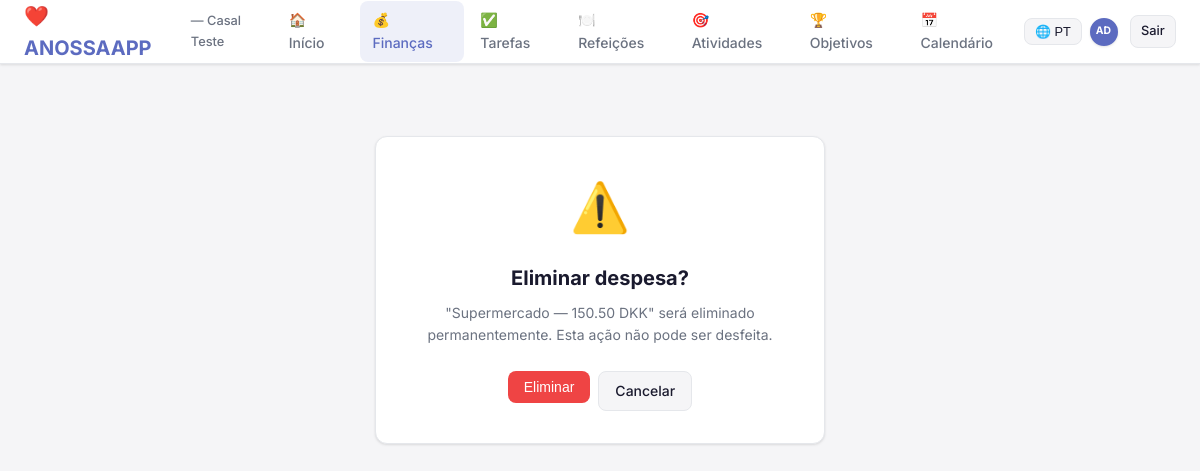
The page /financas/1/eliminar/ (signed in) on the database its author committed.
### core/models.py (models this page shows, shortened)
class Household(models.Model):
    nome = models.CharField(max_length=100)
    criado_em = models.DateTimeField(auto_now_add=True)
    token_convite = models.UUIDField(default=uuid.uuid4, unique=True)
    convite_ativo = models.BooleanField(default=True)
    moeda = models.CharField(max_length=10, default='DKK')
    class Meta:
        verbose_name = 'Household'
        verbose_name_plural = 'Households'
    def parceiro(self, user):
        return User.objects.filter(profile__household=self).exclude(pk=user.pk).select_related('profile').first()

class UserProfile(models.Model):
    user = models.OneToOneField(User, on_delete=models.CASCADE, related_name='profile')
    household = models.ForeignKey(Household, null=True, blank=True, on_delete=models.SET_NULL, related_name='profiles')
    avatar = models.ImageField(upload_to='avatars/', blank=True)
    cor_perfil = models.CharField(max_length=7, default='#5C6BC0')
    bio = models.CharField(max_length=200, blank=True)
    class Meta:
        verbose_name = 'Perfil'
        verbose_name_plural = 'Perfis'
    def nome_display(self):
        return self.user.get_full_name() or self.user.username
    def iniciais(self):
        nome = self.nome_display()
        partes = nome.split()
        if len(partes) >= 2:
            return f'{partes[0][0]}{partes[1][0]}'.upper()
        return nome[:2].upper()

### financas/models.py (models this page shows, shortened)
class Despesa(models.Model):
    household = models.ForeignKey(Household, on_delete=models.CASCADE, related_name='despesas')
    descricao = models.CharField(max_length=200)
    valor = models.DecimalField(max_digits=10, decimal_places=2)
    categoria = models.CharField(max_length=50, choices=CATEGORIAS, default='outro')
    data = models.DateField()
    pago_por = models.ForeignKey(User, on_delete=models.CASCADE, related_name='despesas_pagas')
    divisao = models.CharField(max_length=20, choices=DIVISAO_CHOICES, default='50_50')
    valor_pessoa_a = models.DecimalField(max_digits=10, decimal_places=2, default=0)
    valor_pessoa_b = models.DecimalField(max_digits=10, decimal_places=2, default=0)
    notas = models.TextField(blank=True)
    created_by = models.ForeignKey(User, on_delete=models.CASCADE, related_name='despesas_criadas')
    criado_em = models.DateTimeField(auto_now_add=True)
    class Meta:
        verbose_name = 'Despesa'
        verbose_name_plural = 'Despesas'
        ordering = ['-data', '-criado_em']
    def __str__(self):
        return f'{self.descricao} — {self.valor} {self.household.moeda}'

### financas/views.py (the view)
    def wrapper(request, *args, **kwargs):
        if not request.user.profile.household:
            messages.error(request, 'Precisas de pertencer a um casal primeiro.')
            return redirect('onboarding')
        return view_func(request, *args, **kwargs)

### core/context_processors.py (called while the page is built)
def household_context(request):
    if not request.user.is_authenticated:
        return {}
    try:
        profile = request.user.profile
        household = profile.household
        if not household:
            return {'household': None, 'parceiro': None}
        parceiro = household.parceiro(request.user)
        return {
            'household': household,
            'parceiro': parceiro,
        }
    except Exception:
        return {}

### financas/views.py (called while the page is built)
def household_required(view_func):
    def wrapper(request, *args, **kwargs):
        if not request.user.profile.household:
            messages.error(request, 'Precisas de pertencer a um casal primeiro.')
            return redirect('onboarding')
        return view_func(request, *args, **kwargs)
    wrapper.__name__ = view_func.__name__
    return login_required(wrapper)

@household_required
def eliminar_despesa(request, pk):
    household = request.user.profile.household
    despesa = get_object_or_404(Despesa, pk=pk, household=household)
    if request.method == 'POST':
        despesa.delete()
        messages.success(request, 'Despesa eliminada.')
        return redirect('lista_despesas')
    return render(request, 'financas/confirmar_eliminar.html', {'objeto': despesa, 'tipo': 'despesa'})

### templates/financas/confirmar_eliminar.html (shortened to what this page needs)
{% extends "base.html" %}
{% block conteudo %}
<div style="max-width: 450px; margin: 3rem auto;">
  <div class="card" style="text-align: center; padding: 2rem;">
    <div style="font-size: 3rem; margin-bottom: 1rem;">⚠️</div>
    <h2 style="font-size: 1.25rem; font-weight: 700; margin-bottom: 0.5rem;">Eliminar {{ tipo }}?</h2>
    <p class="text-suave text-sm" style="margin-bottom: 1.5rem;">
      "{{ objeto }}" será eliminado permanentemente. Esta ação não pode ser desfeita.
    </p>
    <div class="d-flex gap-1" style="justify-content: center;">
      <form method="post">
        <button type="submit" class="btn btn-perigo">Eliminar</button>
      </form>
      <a href="{% url 'lista_despesas' %}" class="btn btn-secundario">Cancelar</a>
    </div>
  </div>
</div>
{% endblock %}

### templates/base.html (shortened to what this page needs)
{% load i18n static %}
<!DOCTYPE html>
<html lang="{{ LANGUAGE_CODE }}">
<head>
  <link rel="stylesheet" href="{% static 'css/main.css' %}">
</head>
<body>
{% if user.is_authenticated %}
<nav class="navbar">
  <a href="{% url 'dashboard' %}" class="navbar-brand">
    ❤️ ANOSSAAPP
    {% if household %}
    <span class="household-nome">— {{ household.nome }}</span>
    {% endif %}
  </a>
  <ul class="navbar-nav desktop-nav">
    <li><a href="{% url 'dashboard' %}" class="nav-link {% if request.resolver_match.url_name == 'dashboard' %}ativo{% endif %}">🏠 {% trans "Início" %}</a></li>
    <li><a href="{% url 'lista_despesas' %}" class="nav-link {% if 'financas' in request.path %}ativo{% endif %}">💰 {% trans "Finanças" %}</a></li>
    <li><a href="{% url 'lista_tarefas' %}" class="nav-link {% if 'tarefas' in request.path %}ativo{% endif %}">✅ {% trans "Tarefas" %}</a></li>
    <li><a href="{% url 'planeamento' %}" class="nav-link {% if 'refeicoes' in request.path %}ativo{% endif %}">🍽️ {% trans "Refeições" %}</a></li>
    <li><a href="{% url 'lista_atividades' %}" class="nav-link {% if 'atividades' in request.path %}ativo{% endif %}">🎯 {% trans "Atividades" %}</a></li>
    <li><a href="{% url 'lista_objetivos' %}" class="nav-link {% if 'objetivos' in request.path %}ativo{% endif %}">🏆 {% trans "Objetivos" %}</a></li>
    <li><a href="{% url 'calendario' %}" class="nav-link {% if 'calendario' in request.path %}ativo{% endif %}">📅 {% trans "Calendário" %}</a></li>
  </ul>
  <div class="navbar-avatares">
    <div class="lang-switcher" style="position: relative;">
      <button class="btn btn-sm btn-secundario" onclick="document.getElementById('lang-menu').classList.toggle('open')" style="font-size: 0.8rem; padding: 0.3rem 0.6rem;">
        🌐 {% if LANGUAGE_CODE == 'en' %}EN{% else %}PT{% endif %}
      </button>
    </div>
    <a href="{% url 'perfil' %}" title="{{ user.profile.nome_display }}">
      <div class="avatar avatar-sm" style="background: {{ user.profile.cor_perfil }}; border-color: {{ user.profile.cor_perfil }}">
        {% if user.profile.avatar %}
          <img src="{{ user.profile.avatar.url }}" alt="{{ user.profile.nome_display }}">
        {% else %}
          {{ user.profile.iniciais }}
        {% endif %}
      </div>
    </a>
    <a href="{% url 'logout' %}" class="btn btn-sm btn-secundario" style="margin-left: 0.25rem">{% trans "Sair" %}</a>
  </div>
</nav>
{% endif %}
<main class="container-app">
  {% block conteudo %}{% endblock %}
</main>
</body>
</html>

### static/css/main.css (style rules this page uses)
:root { --cor-primaria: #5C6BC0; --cor-primaria-dark: #3949AB; --cor-secundaria: #EC407A; --cor-fundo: #F5F5F7; --cor-fundo-card: #FFFFFF; --cor-texto: #1A1A2E; --cor-texto-suave: #6B7280; --cor-borda: #E5E7EB; --cor-sucesso: #10B981; --cor-aviso: #F59E0B; --cor-erro: #EF4444; --cor-info: #3B82F6; --raio-borda: 12px; --raio-borda-sm: 8px; --sombra-card: 0 1px 3px rgba(0,0,0,0.08), 0 1px 2px rgba(0,0,0,0.04); --sombra-hover: 0 4px 12px rgba(0,0,0,0.1); --transicao: all 0.2s ease; --fonte: 'Inter', -apple-system, BlinkMacSystemFont, 'Segoe UI', sans-serif; }
* { box-sizing: border-box; margin: 0; padding: 0; }
body { font-family: var(--fonte); background: var(--cor-fundo); color: var(--cor-texto); line-height: 1.6; min-height: 100vh; }
a { color: var(--cor-primaria); text-decoration: none; }
.navbar { background: var(--cor-fundo-card); border-bottom: 1px solid var(--cor-borda); padding: 0 1.5rem; height: 64px; display: flex; align-items: center; justify-content: space-between; position: sticky; top: 0; z-index: 100; box-shadow: var(--sombra-card); }
.navbar-brand { font-size: 1.25rem; font-weight: 700; color: var(--cor-primaria); display: flex; align-items: center; gap: 0.5rem; text-decoration: none; }
.navbar-brand .household-nome { font-size: 0.8rem; font-weight: 500; color: var(--cor-texto-suave); margin-left: 0.25rem; }
.navbar-nav { display: flex; align-items: center; gap: 0.25rem; list-style: none; }
.navbar-nav .nav-link { padding: 0.5rem 0.75rem; border-radius: var(--raio-borda-sm); color: var(--cor-texto-suave); font-size: 0.875rem; font-weight: 500; transition: var(--transicao); display: flex; align-items: center; gap: 0.4rem; text-decoration: none; }
.navbar-nav .nav-link:hover, .navbar-nav .nav-link.ativo { background: rgba(92, 107, 192, 0.1); color: var(--cor-primaria); text-decoration: none; }
.navbar-avatares { display: flex; align-items: center; gap: 0.5rem; }
.avatar { width: 36px; height: 36px; border-radius: 50%; display: flex; align-items: center; justify-content: center; font-weight: 700; font-size: 0.8rem; color: #fff; border: 2px solid #fff; box-shadow: var(--sombra-card); overflow: hidden; flex-shrink: 0; }
.avatar-sm { width: 28px; height: 28px; font-size: 0.65rem; }
.container-app { max-width: 1200px; margin: 0 auto; padding: 1.5rem; }
.card { background: var(--cor-fundo-card); border-radius: var(--raio-borda); padding: 1.25rem; box-shadow: var(--sombra-card); border: 1px solid var(--cor-borda); transition: var(--transicao); }
.btn { display: inline-flex; align-items: center; gap: 0.4rem; padding: 0.5rem 1rem; border-radius: var(--raio-borda-sm); font-size: 0.875rem; font-weight: 500; cursor: pointer; border: none; transition: var(--transicao); text-decoration: none; white-space: nowrap; }
.btn-secundario { background: var(--cor-fundo); color: var(--cor-texto); border: 1px solid var(--cor-borda); }
.btn-perigo { background: var(--cor-erro); color: #fff; }
.btn-sm { padding: 0.3rem 0.65rem; font-size: 0.8rem; }
.text-suave { color: var(--cor-texto-suave); }
.text-sm { font-size: 0.875rem; }
.d-flex { display: flex; }
.gap-1 { gap: 0.5rem; }

### rows shown on the page
Household: nome "Casal Teste"
Despesa: descricao+valor+household "Supermercado — 150.50 DKK"

### other values the page prints
{{ user.profile.iniciais }} "AD"
{{ tipo }} "despesa"
